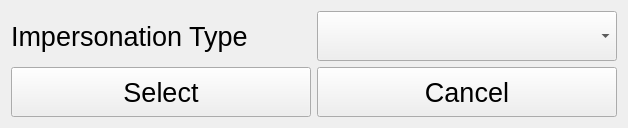
<?xml version="1.0" encoding="UTF-8"?>
<ui version="4.0">
 <class>Form</class>
 <widget class="QWidget" name="Form">
  <property name="geometry">
   <rect>
    <x>0</x>
    <y>0</y>
    <width>624</width>
    <height>124</height>
   </rect>
  </property>
  <property name="windowTitle">
   <string>Form</string>
  </property>
  <layout class="QGridLayout" name="gridLayout_2">
   <item row="0" column="0">
    <widget class="QLabel" name="impersonation_label">
     <property name="sizePolicy">
      <sizepolicy hsizetype="Preferred" vsizetype="Expanding">
       <horstretch>0</horstretch>
       <verstretch>0</verstretch>
      </sizepolicy>
     </property>
     <property name="font">
      <font>
       <pointsize>20</pointsize>
      </font>
     </property>
     <property name="text">
      <string>Impersonation Type</string>
     </property>
    </widget>
   </item>
   <item row="0" column="1">
    <widget class="QComboBox" name="selection_box">
     <property name="minimumSize">
      <size>
       <width>300</width>
       <height>50</height>
      </size>
     </property>
     <property name="maximumSize">
      <size>
       <width>300</width>
       <height>16777215</height>
      </size>
     </property>
    </widget>
   </item>
   <item row="1" column="0">
    <widget class="QPushButton" name="select_btn">
     <property name="minimumSize">
      <size>
       <width>300</width>
       <height>50</height>
      </size>
     </property>
     <property name="maximumSize">
      <size>
       <width>300</width>
       <height>16777215</height>
      </size>
     </property>
     <property name="font">
      <font>
       <pointsize>20</pointsize>
      </font>
     </property>
     <property name="text">
      <string>Select</string>
     </property>
    </widget>
   </item>
   <item row="1" column="1">
    <widget class="QPushButton" name="cancel_btn">
     <property name="minimumSize">
      <size>
       <width>300</width>
       <height>50</height>
      </size>
     </property>
     <property name="maximumSize">
      <size>
       <width>300</width>
       <height>16777215</height>
      </size>
     </property>
     <property name="font">
      <font>
       <pointsize>20</pointsize>
      </font>
     </property>
     <property name="text">
      <string>Cancel</string>
     </property>
    </widget>
   </item>
  </layout>
 </widget>
 <resources/>
 <connections/>
</ui>
